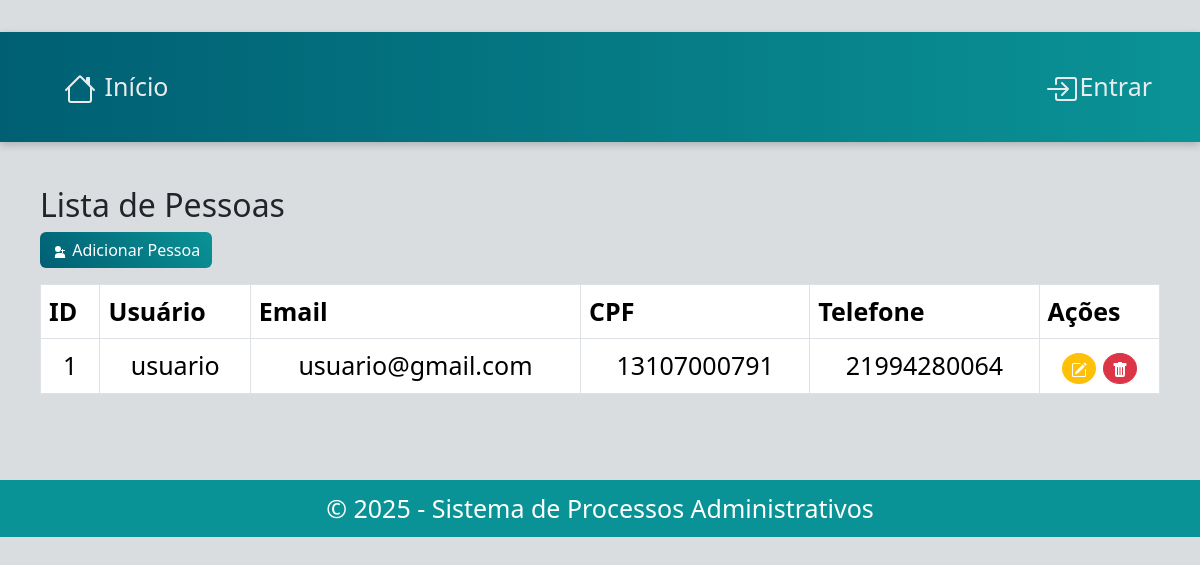
Page /pessoa/ on the earlier database version.
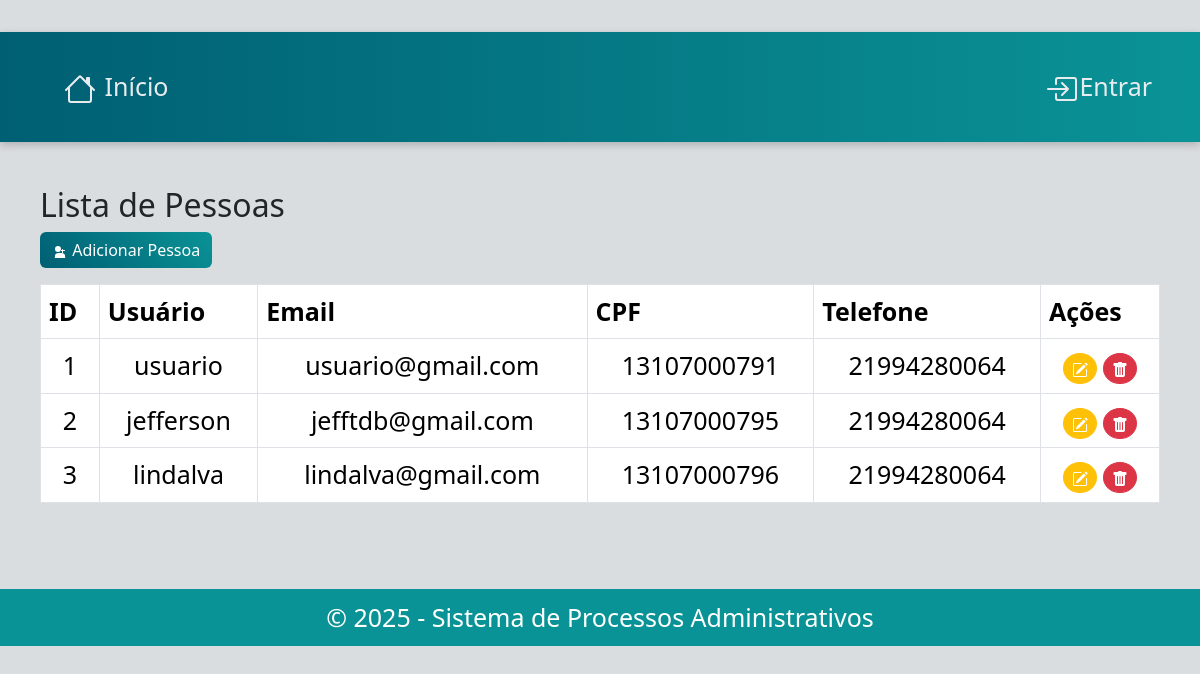
Same page on the later database version.
### pessoa/models.py (models this page shows, shortened)
class Pessoa(AbstractUser):
    cpf = models.CharField(max_length=11, unique=True)
    email = models.CharField(unique=True)
    telefone = models.CharField(max_length=11)

### pessoa/views.py (the view)
# urls.py: path('', views.lista_pessoa, name='lista_pessoa'),
def lista_pessoa(request):
    pessoas = Pessoa.objects.all()
    return render(request, 'pessoa/lista_pessoa.html', {'pessoas': pessoas})

### pessoa/templates/pessoa/lista_pessoa.html (shortened to what this page needs)
{% extends "base.html" %}
{% block content %}
<h2>Lista de Pessoas</h2>
<a class="btn btn-primary mb-3" href="{% url 'add_pessoa' %}">
    Adicionar Pessoa
</a>
{% if pessoas %}
<table class="table table-bordered">
    <thead>
        <tr>
            <th>ID</th>
            <th>Usuário</th>
            <th>Email</th>
            <th>CPF</th>
            <th>Telefone</th>
            <th>Ações</th>
        </tr>
    </thead>
    <tbody>
        {% for pessoa in pessoas %}
        <tr>
            <td>{{ pessoa.id }}</td>
            <td>{{ pessoa.username }}</td>
            <td>{{ pessoa.email }}</td>
            <td>{{ pessoa.cpf }}</td>
            <td>{{ pessoa.telefone }}</td>
            <td>
                <a class="btn btn-warning btn-sm redondo" href="{% url 'editar_pessoa' pessoa.id %}">
                </a>
                <a class="btn btn-danger btn-sm redondo" href="{% url 'excluir_pessoa' pessoa.id %}"
                    onclick="return confirm('Tem certeza que deseja excluir esta pessoa?')">
                </a>
            </td>
        </tr>
        {% endfor %}
    </tbody>
</table>
{% else %}
<p>Nenhuma pessoa cadastrada.</p>
{% endif %}
{% endblock %}

Differences in the rows shown:
added Pessoa: id "2", username "jefferson", email "jefftdb@gmail.com", cpf "13107000795", telefone "21994280064"
added Pessoa: id "3", username "lindalva", email "lindalva@gmail.com", cpf "13107000796", telefone "21994280064"
